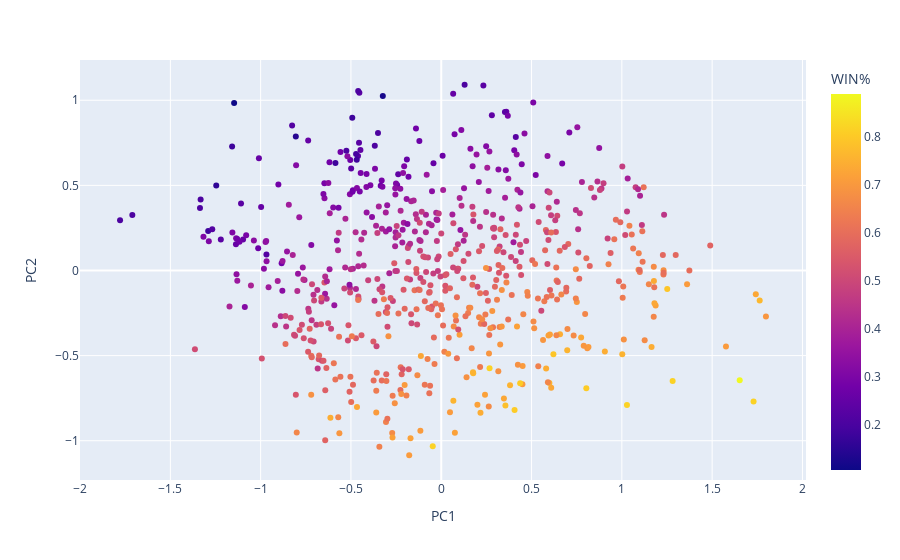

Source (notebook cell):
### Code cell
visualize_KMeans_clustering(normalized_team_stats,teams,team_stats,8,2,color='WIN%')

### Figure 1 — Plotly figure (JSON) as saved in the notebook; plotly's stock layout.template omitted (floating-point values rounded to 4 significant figures; data arrays with more than 128 entries replaced by an {"elided": "..."} marker saying what was removed)
{"data": [{"customdata": {"elided": "625x2 mixed values"}, "hovertemplate": "PC1=%{x}<br>PC2=%{y}<br>WIN%=%{marker.color}<br>TEAM=%{customdata[1]}<extra></extra>", "legendgroup": "", "marker": {"color": {"elided": "625 float values"}, "coloraxis": "coloraxis", "symbol": "circle"}, "mode": "markers", "name": "", "orientation": "v", "showlegend": false, "type": "scatter", "x": {"elided": "625 float values"}, "xaxis": "x", "y": {"elided": "625 float values"}, "yaxis": "y"}], "layout": {"coloraxis": {"colorbar": {"title": {"text": "WIN%"}}, "colorscale": [[0, "#0d0887"], [0.1111, "#46039f"], [0.2222, "#7201a8"], [0.3333, "#9c179e"], [0.4444, "#bd3786"], [0.5556, "#d8576b"], [0.6667, "#ed7953"], [0.7778, "#fb9f3a"], [0.8889, "#fdca26"], [1, "#f0f921"]]}, "legend": {"tracegroupgap": 0}, "margin": {"t": 60}, "xaxis": {"anchor": "y", "domain": [0, 1], "title": {"text": "PC1"}}, "yaxis": {"anchor": "x", "domain": [0, 1], "title": {"text": "PC2"}}}}
